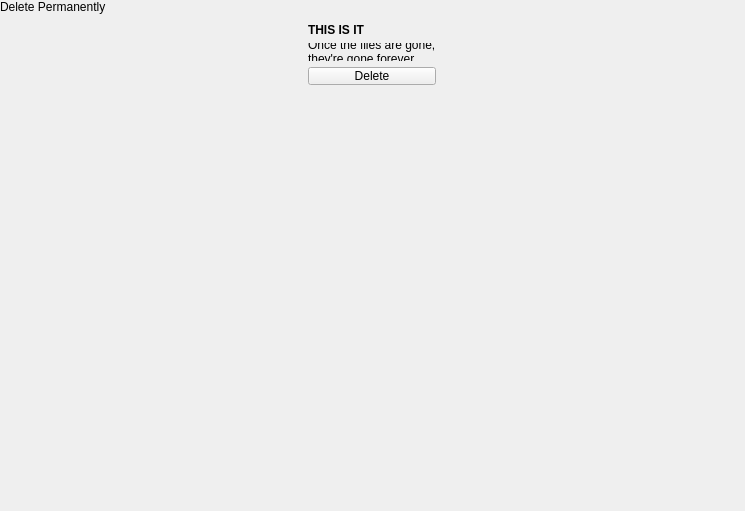
<?xml version="1.0" encoding="UTF-8"?>
<ui version="4.0">
 <class>DeletePermanentlyPopover</class>
 <widget class="QWidget" name="DeletePermanentlyPopover">
  <property name="geometry">
   <rect>
    <x>0</x>
    <y>0</y>
    <width>745</width>
    <height>511</height>
   </rect>
  </property>
  <property name="windowTitle">
   <string>Form</string>
  </property>
  <layout class="QVBoxLayout" name="verticalLayout">
   <property name="spacing">
    <number>0</number>
   </property>
   <property name="leftMargin">
    <number>0</number>
   </property>
   <property name="topMargin">
    <number>0</number>
   </property>
   <property name="rightMargin">
    <number>0</number>
   </property>
   <property name="bottomMargin">
    <number>0</number>
   </property>
   <item>
    <widget class="tTitleLabel" name="titleLabel">
     <property name="text">
      <string>Delete Permanently</string>
     </property>
    </widget>
   </item>
   <item alignment="Qt::AlignHCenter">
    <widget class="QWidget" name="deleteConfirmWidget" native="true">
     <layout class="QVBoxLayout" name="verticalLayout_4">
      <item>
       <widget class="QLabel" name="label_3">
        <property name="font">
         <font>
          <weight>75</weight>
          <bold>true</bold>
         </font>
        </property>
        <property name="text">
         <string>THIS IS IT</string>
        </property>
       </widget>
      </item>
      <item>
       <widget class="QLabel" name="label_4">
        <property name="text">
         <string>Once the files are gone, they're gone forever.</string>
        </property>
        <property name="wordWrap">
         <bool>true</bool>
        </property>
       </widget>
      </item>
      <item>
       <widget class="QPushButton" name="doDeleteButton">
        <property name="text">
         <string notr="true">Delete</string>
        </property>
        <property name="icon">
         <iconset theme="edit-delete">
          <normaloff>../../../theFrisbee/application/operations</normaloff>../../../theFrisbee/application/operations</iconset>
        </property>
       </widget>
      </item>
     </layout>
    </widget>
   </item>
   <item>
    <spacer name="verticalSpacer">
     <property name="orientation">
      <enum>Qt::Vertical</enum>
     </property>
     <property name="sizeHint" stdset="0">
      <size>
       <width>20</width>
       <height>40</height>
      </size>
     </property>
    </spacer>
   </item>
  </layout>
 </widget>
 <customwidgets>
  <customwidget>
   <class>tTitleLabel</class>
   <extends>QLabel</extends>
   <header location="global">ttitlelabel.h</header>
   <slots>
    <signal>backButtonClicked()</signal>
   </slots>
  </customwidget>
 </customwidgets>
 <resources/>
 <connections/>
</ui>
